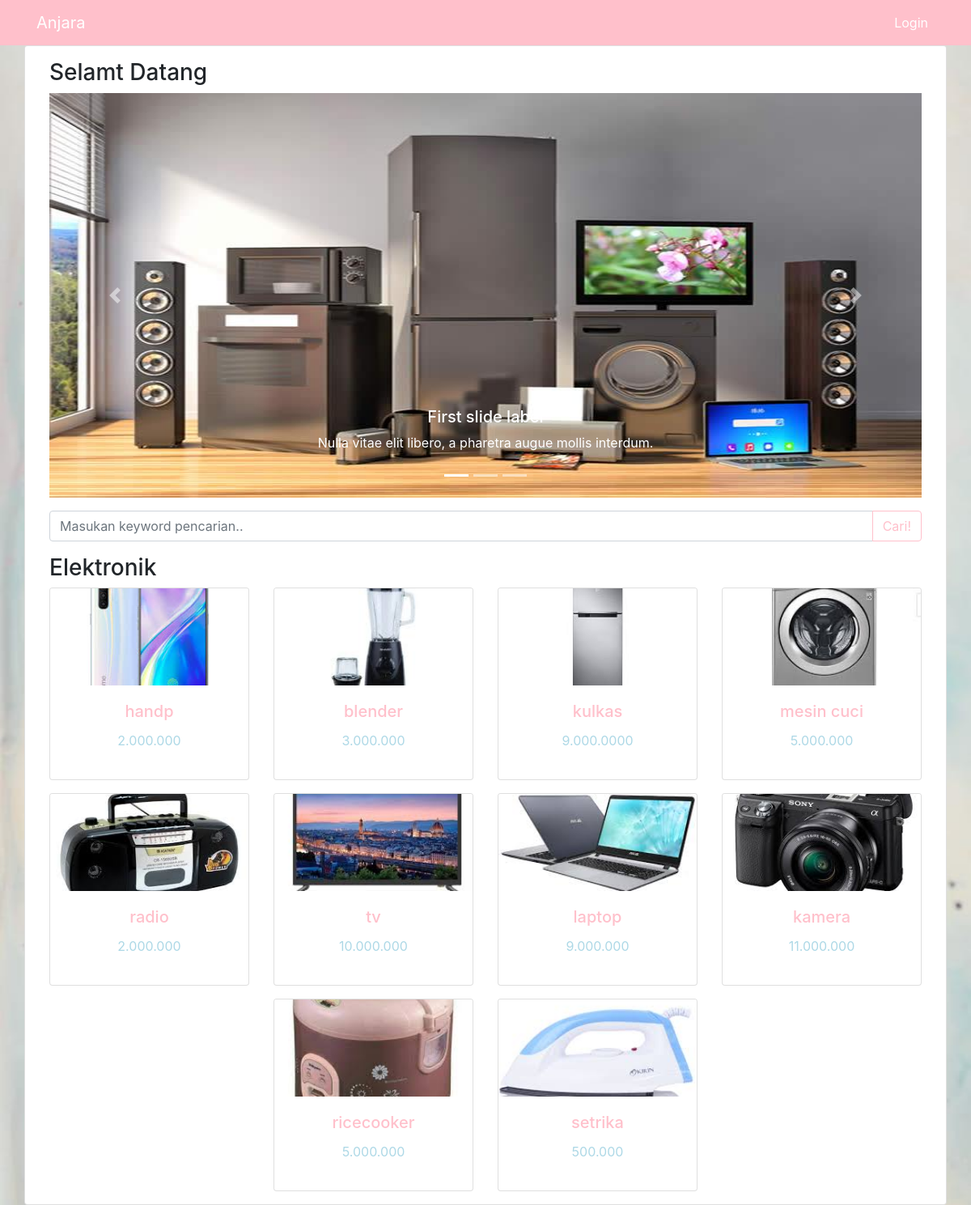
/tubes/tubes/index.php, run on an earlier commit of the app's database.
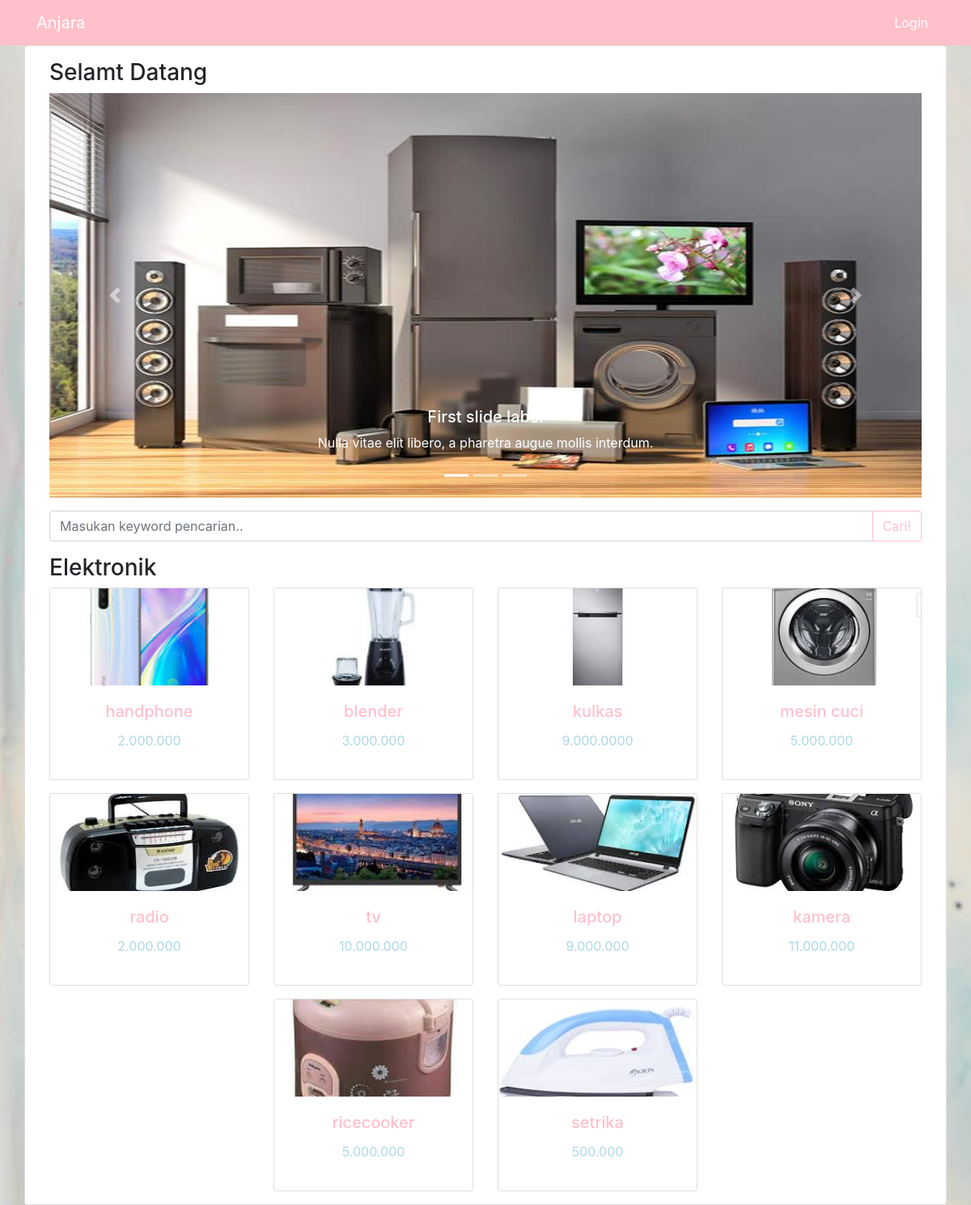
And on a later commit of the database.
### tables this page shows
CREATE TABLE `elektronik` (
  `id` int(10) NOT NULL,
  `nama` varchar(100) NOT NULL,
  `warna` varchar(100) NOT NULL,
  `stok` varchar(100) NOT NULL,
  `harga` varchar(100) NOT NULL,
  `gambar` varchar(100) NOT NULL
);

### tubes/tubes/php/functions.php (called while the page is built, shortened)
<?php
function koneksi()
{
  $host     = 'localhost';
  $username = 'root';
  $password = '';
  $db       = 'tubes_193040006';
  $conn = mysqli_connect($host, $username, $password) or die("koneksi DB gagal");
  mysqli_select_db($conn, $db) or die("database tidak ditemukan");
  return $conn;
}
function query($sql)
{
  $result = mysqli_query(koneksi(), $sql);
  $rows = [];
  while ($row = mysqli_fetch_assoc($result)) {
    $rows[] = $row;
  }
  return $rows;
}

### tubes/tubes/index.php (the view, shortened to what this page needs)
<?php
$elektronik = query("SELECT * FROM elektronik");
?>
<!doctype html>
<html lang="en">
<head>
  <link rel="stylesheet" href="https://stackpath.bootstrapcdn.com/bootstrap/4.4.1/css/bootstrap.min.css">
  <link rel="stylesheet" href="css/style.css">
</head>
<body>
  <nav class="navbar navbar-expand-lg navbar-dark bg-success">
    <div class="container">
      <a class="navbar-brand" href="#">Anjara</a>
      <div class="collapse navbar-collapse" id="navbarNavAltMarkup">
        <div class="navbar-nav ml-auto">
          <a class="nav-item nav-link active" href="php/admin.php">Login</a>
        </div>
      </div>
    </div>
  </nav>
  <div class=" container card">
    <div class="container mt-3">
      <h3>Selamt Datang</h3>
      <div id="carouselExampleCaptions" class="carousel slide" data-ride="carousel">
        <ol class="carousel-indicators">
          <li data-target="#carouselExampleCaptions" data-slide-to="0" class="active"></li>
          <li data-target="#carouselExampleCaptions" data-slide-to="1"></li>
          <li data-target="#carouselExampleCaptions" data-slide-to="2"></li>
        </ol>
        <div class="carousel-inner">
          <div class="carousel-item active">
            <img src="img/cover1.jpg" class="d-block w-100" style="background-size: cover; height: 500px" alt="...">
            <div class="carousel-caption d-none d-md-block">
              <h5>First slide label</h5>
              <p>Nulla vitae elit libero, a pharetra augue mollis interdum.</p>
            </div>
          </div>
        </div>
        <a class="carousel-control-prev" href="#carouselExampleCaptions" role="button" data-slide="prev">
          <span class="carousel-control-prev-icon" aria-hidden="true"></span>
        </a>
        <a class="carousel-control-next" href="#carouselExampleCaptions" role="button" data-slide="next">
          <span class="carousel-control-next-icon" aria-hidden="true"></span>
        </a>
      </div>
    </div>
    <div class="container mt-3">
      <form action="" method="post">
        <div class="input-group mb-3">
          <input type="text" class="form-control" name="keyword" placeholder="Masukan keyword pencarian.." autocomplete="off" autofocus>
          <div class="input-group-append">
            <button class="btn btn-outline-secondary" type="submit" name="cari">Cari!</button>
          </div>
        </div>
      </form>
      <h3>Elektronik</h3>
      <div class="row justify-content-md-center">
        <?php foreach ($elektronik as $row) : ?>
          <div class="col-md-3 mb-3">
            <div class="card">
              <img src="img/<?php echo $row["gambar"]; ?>" class="card-img-top" style=" width: 100%;height: 10vw; object-fit: cover;">
              <div class="card-body">
                <h5 class="card-title text-center text-success"><?= $row['nama']; ?></h5>
                <p class="text-center" style="color: lightblue"><?= $row['harga']; ?></p>
              </div>
            </div>
          </div>
        <?php endforeach; ?>
      </div>
    </div>
  </div>
</body>

### tubes/tubes/css/style.css (style rules this page uses)
body { background-image: url('../img/background.jpg'); background-repeat: no-repeat; background-size: cover; }
.text-success { color: pink !important; }
.bg-success { background-color: pink !important; }
.btn-outline-secondary { border-color: pink; color: pink; background-color: white; }

What changed in the data, as far as the page shows it:
changed elektronik: nama "handp" → "handphone"
